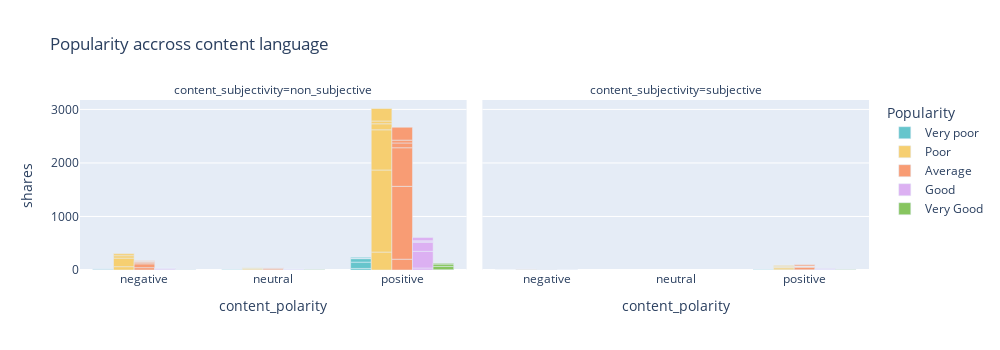

Notebook code cell kept with this figure:
### Markdown cell above
**Inspecting the content language**

### Code cell
fig = px.bar(df_lan_plot, y="shares", color="Popularity", barmode="group",
             x ="content_polarity", facet_col="content_subjectivity",
             color_discrete_sequence = px.colors.qualitative.Pastel,
             height = 350, width = 1000,
             title = "Popularity accross content language",
             category_orders={"Popularity": ["Very poor", "Poor", "Average", "Good", "Very Good"],
                              })

fig.show()

### Figure 1 — Plotly figure (JSON) as saved in the notebook; plotly's stock layout.template omitted (floating-point values rounded to 4 significant figures)
{"data": [{"alignmentgroup": "True", "hovertemplate": "Popularity=Very poor<br>content_subjectivity=non_subjective<br>content_polarity=%{x}<br>shares=%{y}<extra></extra>", "legendgroup": "Very poor", "marker": {"color": "rgb(102, 197, 204)"}, "name": "Very poor", "offsetgroup": "Very poor", "orientation": "v", "showlegend": true, "textposition": "auto", "type": "bar", "x": ["negative", "negative", "negative", "negative", "negative", "neutral", "neutral", "positive", "positive", "positive", "positive", "positive", "positive"], "xaxis": "x", "y": [8, 12, 3, 3, 1, 1, 2, 29, 118, 65, 10, 3, 15], "yaxis": "y"}, {"alignmentgroup": "True", "hovertemplate": "Popularity=Very poor<br>content_subjectivity=subjective<br>content_polarity=%{x}<br>shares=%{y}<extra></extra>", "legendgroup": "Very poor", "marker": {"color": "rgb(102, 197, 204)"}, "name": "Very poor", "offsetgroup": "Very poor", "orientation": "v", "showlegend": false, "textposition": "auto", "type": "bar", "x": ["negative", "positive", "positive"], "xaxis": "x2", "y": [1, 1, 2], "yaxis": "y2"}, {"alignmentgroup": "True", "hovertemplate": "Popularity=Poor<br>content_subjectivity=non_subjective<br>content_polarity=%{x}<br>shares=%{y}<extra></extra>", "legendgroup": "Poor", "marker": {"color": "rgb(246, 207, 113)"}, "name": "Poor", "offsetgroup": "Poor", "orientation": "v", "showlegend": true, "textposition": "auto", "type": "bar", "x": ["negative", "negative", "negative", "negative", "negative", "negative", "neutral", "neutral", "neutral", "neutral", "neutral", "neutral", "positive", "positive", "positive", "positive", "positive", "positive"], "xaxis": "x", "y": [62, 160, 45, 38, 3, 10, 3, 19, 17, 4, 1, 2, 335, 1533, 751, 112, 52, 234], "yaxis": "y"}, {"alignmentgroup": "True", "hovertemplate": "Popularity=Poor<br>content_subjectivity=subjective<br>content_polarity=%{x}<br>shares=%{y}<extra></extra>", "legendgroup": "Poor", "marker": {"color": "rgb(246, 207, 113)"}, "name": "Poor", "offsetgroup": "Poor", "orientation": "v", "showlegend": false, "textposition": "auto", "type": "bar", "x": ["negative", "negative", "negative", "negative", "negative", "positive", "positive", "positive", "positive", "positive", "positive"], "xaxis": "x2", "y": [2, 5, 1, 2, 2, 7, 33, 13, 10, 3, 19], "yaxis": "y2"}, {"alignmentgroup": "True", "hovertemplate": "Popularity=Average<br>content_subjectivity=non_subjective<br>content_polarity=%{x}<br>shares=%{y}<extra></extra>", "legendgroup": "Average", "marker": {"color": "rgb(248, 156, 116)"}, "name": "Average", "offsetgroup": "Average", "orientation": "v", "showlegend": true, "textposition": "auto", "type": "bar", "x": ["negative", "negative", "negative", "negative", "negative", "negative", "neutral", "neutral", "neutral", "neutral", "neutral", "positive", "positive", "positive", "positive", "positive", "positive"], "xaxis": "x", "y": [44, 71, 23, 22, 2, 11, 7, 24, 11, 3, 4, 202, 1361, 721, 89, 53, 241], "yaxis": "y"}, {"alignmentgroup": "True", "hovertemplate": "Popularity=Average<br>content_subjectivity=subjective<br>content_polarity=%{x}<br>shares=%{y}<extra></extra>", "legendgroup": "Average", "marker": {"color": "rgb(248, 156, 116)"}, "name": "Average", "offsetgroup": "Average", "orientation": "v", "showlegend": false, "textposition": "auto", "type": "bar", "x": ["negative", "negative", "negative", "negative", "positive", "positive", "positive", "positive", "positive", "positive"], "xaxis": "x2", "y": [2, 1, 3, 1, 4, 46, 19, 4, 1, 22], "yaxis": "y2"}, {"alignmentgroup": "True", "hovertemplate": "Popularity=Good<br>content_subjectivity=non_subjective<br>content_polarity=%{x}<br>shares=%{y}<extra></extra>", "legendgroup": "Good", "marker": {"color": "rgb(220, 176, 242)"}, "name": "Good", "offsetgroup": "Good", "orientation": "v", "showlegend": true, "textposition": "auto", "type": "bar", "x": ["negative", "negative", "negative", "negative", "negative", "neutral", "neutral", "neutral", "neutral", "neutral", "positive", "positive", "positive", "positive", "positive", "positive"], "xaxis": "x", "y": [8, 18, 5, 3, 2, 2, 8, 5, 1, 1, 37, 312, 166, 22, 11, 58], "yaxis": "y"}, {"alignmentgroup": "True", "hovertemplate": "Popularity=Good<br>content_subjectivity=subjective<br>content_polarity=%{x}<br>shares=%{y}<extra></extra>", "legendgroup": "Good", "marker": {"color": "rgb(220, 176, 242)"}, "name": "Good", "offsetgroup": "Good", "orientation": "v", "showlegend": false, "textposition": "auto", "type": "bar", "x": ["negative", "negative", "positive", "positive", "positive", "positive", "positive"], "xaxis": "x2", "y": [1, 1, 3, 10, 1, 1, 8], "yaxis": "y2"}, {"alignmentgroup": "True", "hovertemplate": "Popularity=Very Good<br>content_subjectivity=non_subjective<br>content_polarity=%{x}<br>shares=%{y}<extra></extra>", "legendgroup": "Very Good", "marker": {"color": "rgb(135, 197, 95)"}, "name": "Very Good", "offsetgroup": "Very Good", "orientation": "v", "showlegend": true, "textposition": "auto", "type": "bar", "x": ["negative", "negative", "negative", "negative", "neutral", "neutral", "neutral", "positive", "positive", "positive", "positive", "positive", "positive"], "xaxis": "x", "y": [1, 3, 2, 1, 1, 1, 1, 6, 61, 48, 2, 1, 13], "yaxis": "y"}, {"alignmentgroup": "True", "hovertemplate": "Popularity=Very Good<br>content_subjectivity=subjective<br>content_polarity=%{x}<br>shares=%{y}<extra></extra>", "legendgroup": "Very Good", "marker": {"color": "rgb(135, 197, 95)"}, "name": "Very Good", "offsetgroup": "Very Good", "orientation": "v", "showlegend": false, "textposition": "auto", "type": "bar", "x": ["positive", "positive"], "xaxis": "x2", "y": [2, 2], "yaxis": "y2"}], "layout": {"annotations": [{"font": {}, "showarrow": false, "text": "content_subjectivity=non_subjective", "x": 0.245, "xanchor": "center", "xref": "paper", "y": 1, "yanchor": "bottom", "yref": "paper"}, {"font": {}, "showarrow": false, "text": "content_subjectivity=subjective", "x": 0.755, "xanchor": "center", "xref": "paper", "y": 1, "yanchor": "bottom", "yref": "paper"}], "barmode": "group", "height": 350, "legend": {"title": {"text": "Popularity"}, "tracegroupgap": 0}, "title": {"text": "Popularity accross content language"}, "width": 1000, "xaxis": {"anchor": "y", "domain": [0, 0.49], "title": {"text": "content_polarity"}}, "xaxis2": {"anchor": "y2", "domain": [0.51, 1], "matches": "x", "title": {"text": "content_polarity"}}, "yaxis": {"anchor": "x", "domain": [0, 1], "title": {"text": "shares"}}, "yaxis2": {"anchor": "x2", "domain": [0, 1], "matches": "y", "showticklabels": false}}}
